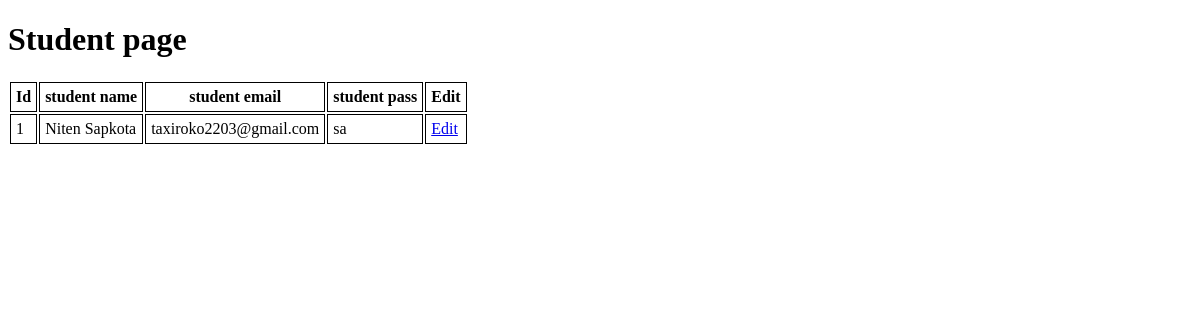
Page /stu/ on the earlier database version.
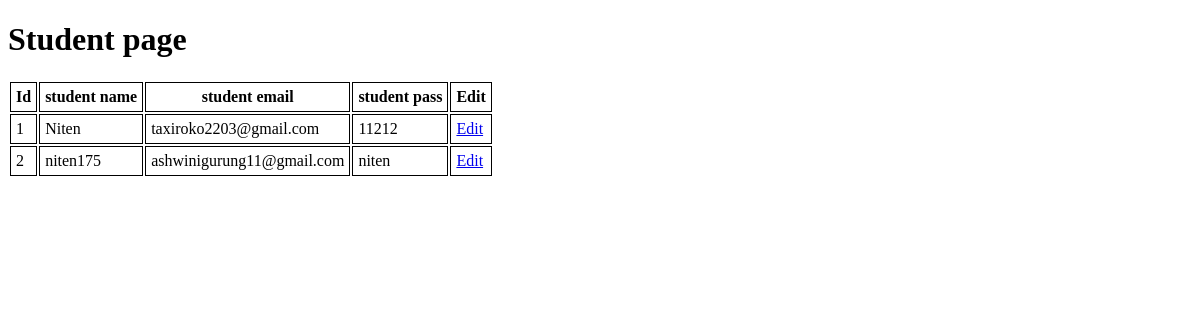
Same page on the later database version.
### enroll/models.py (models this page shows)
class User(models.Model):
    name = models.CharField(max_length=20)
    email = models.EmailField(max_length=50)
    password = models.CharField(max_length=100)

### enroll/views.py (the view)
# urls.py: path('stu/',views.student_details,name="stu"),
def student_details(request):
      users = User.objects.all()
      return render(request,'enroll/studetails.html' , {'stu' : users})

### enroll/templates/enroll/studetails.html (shortened to what this page needs)
<!DOCTYPE html>
<html lang="en">
<head>
</head>
<body>
        <h1>Student page</h1>
        {% if stu %}
        <table>
                <tr>
                    <th>Id</th>
                    <th>student name</th>
                    <th>student email</th>
                    <th>student pass</th>
                    <th>Edit</th>
                </tr>
                {% for st in stu%}
                <tr>
                    <td> {{st.id}}</td>
                    <td>{{st.name}}</td>
                    <td>{{st.email}}</td>
                    <td>{{st.password}}</td>
                    <td> <a href= "{%url 'editstu' st.id %}">  Edit </a></td>
                </tr>
                {% endfor %}
        </table>
        {%else%}
            <h1>No data</h1>
        {%endif%}
</body>
</html>

### enroll/templates/enroll/studetails.html (style rules this page uses)
th,td { padding: 5px; border: 1px black solid; }

Differences in the rows shown:
changed User "taxiroko2203@gmail.com": name "Niten Sapkota" → "Niten"; password "sa" → "11212"
added User: id "2", name "niten175", email "ashwinigurung11@gmail.com", password "niten"
